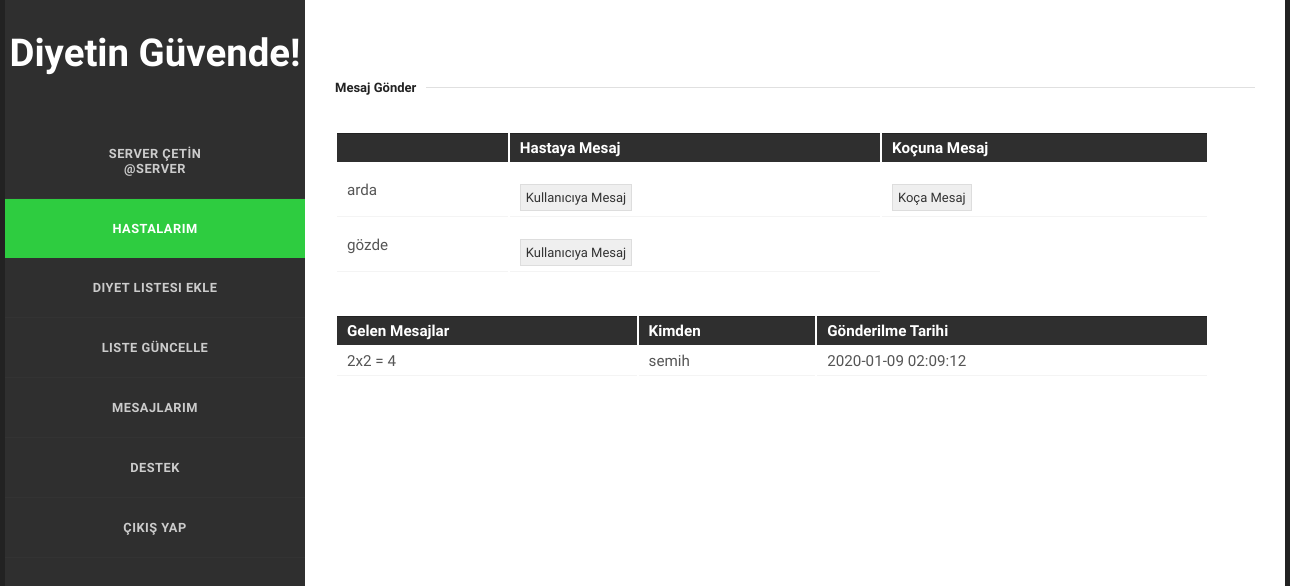
Screenshot of /Diyetisyen/diyetisyen-mesajlari.php (signed in) with the database file from the repository.
### tables this page shows
CREATE TABLE `hastabilgi` (
  `Id` int(11) NOT NULL,
  `KullaniciId` int(11) NOT NULL,
  `Boy` int(11) NOT NULL,
  `Kilo` float NOT NULL,
  `YagOrani` float NOT NULL,
  `DiyetisyenId` int(11) DEFAULT NULL,
  `DiyetTabloId` int(11) DEFAULT NULL,
  `SporTabloId` int(11) DEFAULT NULL,
  `KocId` int(11) DEFAULT NULL
);

CREATE TABLE `kullanici` (
  `Id` int(11) NOT NULL,
  `CinsiyetId` int(11) NOT NULL,
  `Ad` varchar(30) NOT NULL,
  `Soyad` varchar(30) NOT NULL,
  `DogumTarih` date NOT NULL,
  `KullaniciAdi` varchar(15) NOT NULL,
  `Email` varchar(50) NOT NULL,
  `TelefonNo` varchar(15) NOT NULL,
  `Sifre` varchar(150) NOT NULL,
  `KullaniciTurId` int(11) NOT NULL
);

CREATE TABLE `kullanicimesaj` (
  `Id` int(11) NOT NULL,
  `GonderenId` int(11) NOT NULL,
  `AlanId` int(11) NOT NULL,
  `Mesaj` varchar(400) NOT NULL,
  `GonderilmeTarihi` datetime NOT NULL
);

### Diyetisyen/diyetisyen-mesajlari.php (the view, shortened to what this page needs)
<!doctype html>
<html>
<head>
<link rel="stylesheet" href="/css/styles.css" type="text/css" />
</head>
<body>
		<section id="body" class="width">
		<?php if($_SESSION["kullaniciTur"] == "Diyetisyen"){include "../Menus/diyetisyen-menu.php";}?>
			<section id="content" class="column-right">
	    <article>
			<div class="beyaz" style="padding-top: 50px"  >
				<fieldset>
                    <legend>Mesaj Gönder</legend><br><br>
                    <table>
                        <th>
                            <th>Hastaya Mesaj</th>
                            <th>Koçuna Mesaj</th>
                        </th>
                        <?php
                        include "../baglan.php";
                        $id = $_SESSION['Id'];
                        $query = $db->query("SELECT * FROM hastabilgi where DiyetisyenId= $id", PDO::FETCH_ASSOC);
                        if ( $query->rowCount() ){
                            foreach( $query as $hastaBilgi ){
                                $kId = $hastaBilgi['KullaniciId'];
                                $kocId = $hastaBilgi['KocId'];
                                $hastakullanici = $db->query("SELECT * FROM kullanici WHERE Id = $kId")->fetch(PDO::FETCH_ASSOC);
                                $kAdi = $hastakullanici['KullaniciAdi'];
                                $kocVarMi = false;
                                if(isset($kocId)){
                                    $kocVarMi = true;
                                }
                                print'
                                    <tr>
                                        <td>'.$kAdi.'</td>
                                        <td>
                                             <form method="GET" action="mesajlar.php">
                                                <input type="hidden" value="'.$kId.'" name="kullaniciId">
                                                <input type="submit"  value="Kullanıcıya Mesaj">
                                             </form>
                                        </td>';
                                       if($kocVarMi) {
                                           print '
                                        <td>
                                            <form method="GET" action="mesajlar.php">
                                                <input type="hidden" value="'.$kocId.'" name="kullaniciId">
                                                <input type="submit" value="Koça Mesaj">
                                            </form>
                                        </td>';
                                       }
                                   print '
                                    </tr>
                                </form>';
                            }
                        }
                        ?>
                    </table>
                    <table style="margin-top: 40px;">
					<tr>
						<th>Gelen Mesajlar</th>
						<th>Kimden</th>
					    <th>Gönderilme Tarihi</th>
					</tr>
                <?php
                    $query = $db->query("SELECT * FROM kullanicimesaj where AlanId = $id", PDO::FETCH_ASSOC);
                    if ( $query->rowCount() ){
                        foreach( $query as $mesaj ){
                            $kkId= $mesaj['GonderenId'];
                            $karsiKullanici = $db->query("SELECT * FROM kullanici WHERE Id = $kkId")->fetch(PDO::FETCH_ASSOC);
                            print '
                                <tr>
                                    <td>'.$mesaj['Mesaj'].'</td>
                                    <td>'.$karsiKullanici['KullaniciAdi'].'</td>
                                    <td>'.$mesaj['GonderilmeTarihi'].'</td>
                                </tr>
                            ';
                        }
                    }
                ?>
                    </table><br><br>
				</div>
		</article>
		</section>
	</section>
</body>
</html>

### css/styles.css (style rules this page uses)
body { margin:0px auto; padding:0; background: #222; font-family: 'Oxygen', 'sans-serif'; font-size: 1.0em; color:#555; }
* { margin:0; padding:0; }
table { width:95%; text-align:left; }
th, td { padding:5px 10px; }
th { color:#fff; border-top:1px solid #222; background-color:#2F2F2F; }
td { border-bottom:1px solid #f4f4f4; }
fieldset { display:block; border:none; border-top:1px solid #e0e0e0; }
fieldset legend { font-weight:bold; font-size:13px; padding-right:10px; color:#222; }
fieldset form { padding-top:15px; }
fieldset form input, fieldset form select, fieldset form textarea { padding:5px; color:#333333; font-size:13px; font-family:Oxygen, Arial, Helvetica, sans-serif; border:1px solid #ddd; }
.width { width:1280px; margin: 0 auto; }
div.beyaz { height:1000px; position:relative; top:15%; left:0%; }
section#body { padding: 0; background: #2f2f2f; }
section#content { width:940px; padding: 20px; background-color: #fff; }
.column-right { float:right; }
article { padding: 10px 10px 30px; font-size: 0.95em; border-bottom: 1px solid #eee; }

### rows the page displays
hastabilgi: KullaniciId.KullaniciAdi "arda"
hastabilgi: KullaniciId.KullaniciAdi "gözde"
kullanicimesaj: Mesaj "2x2 = 4", GonderenId.KullaniciAdi "semih", GonderilmeTarihi "2020-01-09 02:09:12"

### other values shown
$name "SERVER"
$soyad "ÇETİN"
$username "SERVER"
